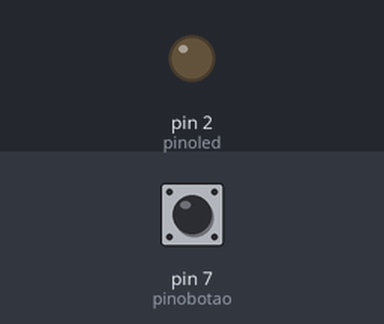
Bench run of a sketch on a simulated Arduino Uno, built with avr-gcc and run on an emulated ATmega328P. On the bench: output pins drawn as LEDs (lit = HIGH). The test bench sets the inputs (shaded band); at power-on: pin 7 (pinobotao) HIGH.

Above: at 1.2 s.
1.3 s: pin 7 (pinobotao) pulled LOW for 0.15 s
At 1.37 s:
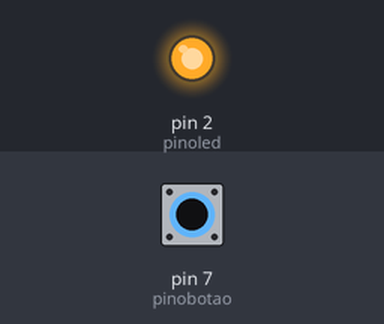
2.9 s: pin 7 (pinobotao) pulled LOW for 3.2 s
At 6.5 s:
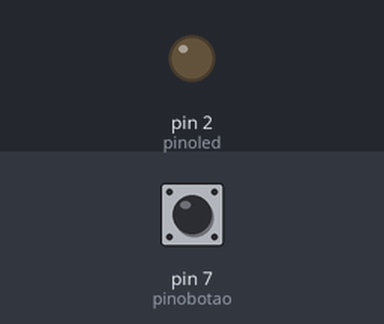
Timing chart, 0 to 8.0 s (numbered marks = the images above; inputs shaded):
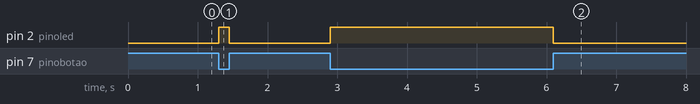

Measured:
- after the input at 1.3 s, pin 2 (pinoled): LOW → HIGH at once, → LOW 0.15 s later
- after the input at 2.9 s, pin 2 (pinoled): LOW → HIGH at once, → LOW 3.2 s later

The sketch:

Aula_Botao.ino
```cpp
int pinobotao=7;
int pinoled=2;
void setup() {
 pinMode(pinobotao, INPUT_PULLUP);
 pinMode(pinoled,OUTPUT);
 digitalWrite(pinoled,LOW);
}

void loop() {
  if(digitalRead(pinobotao)==LOW){
      digitalWrite(pinoled, HIGH);
    }
 else
 {
     digitalWrite(pinoled,LOW);
 }
}
```
